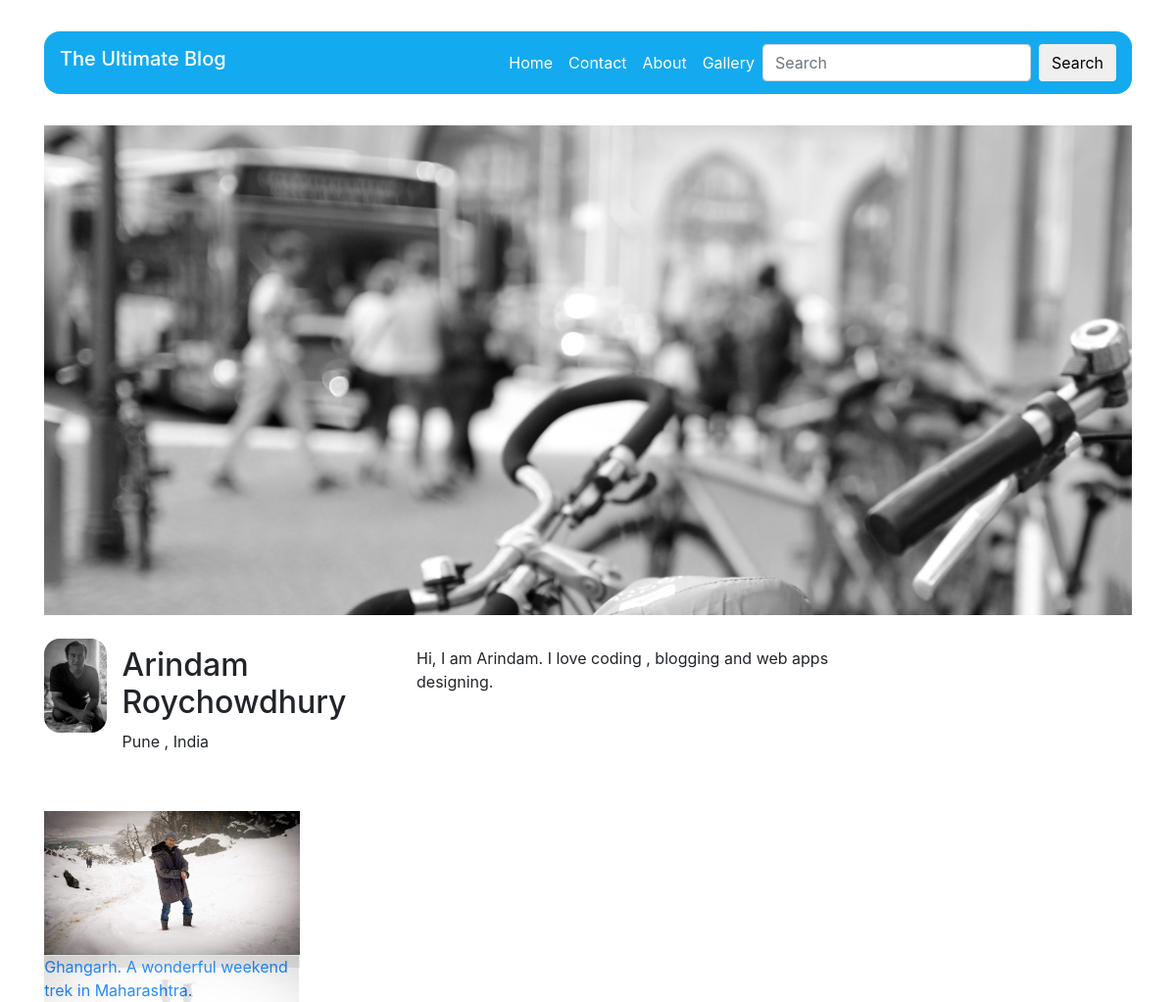
Before: / with the older database file.
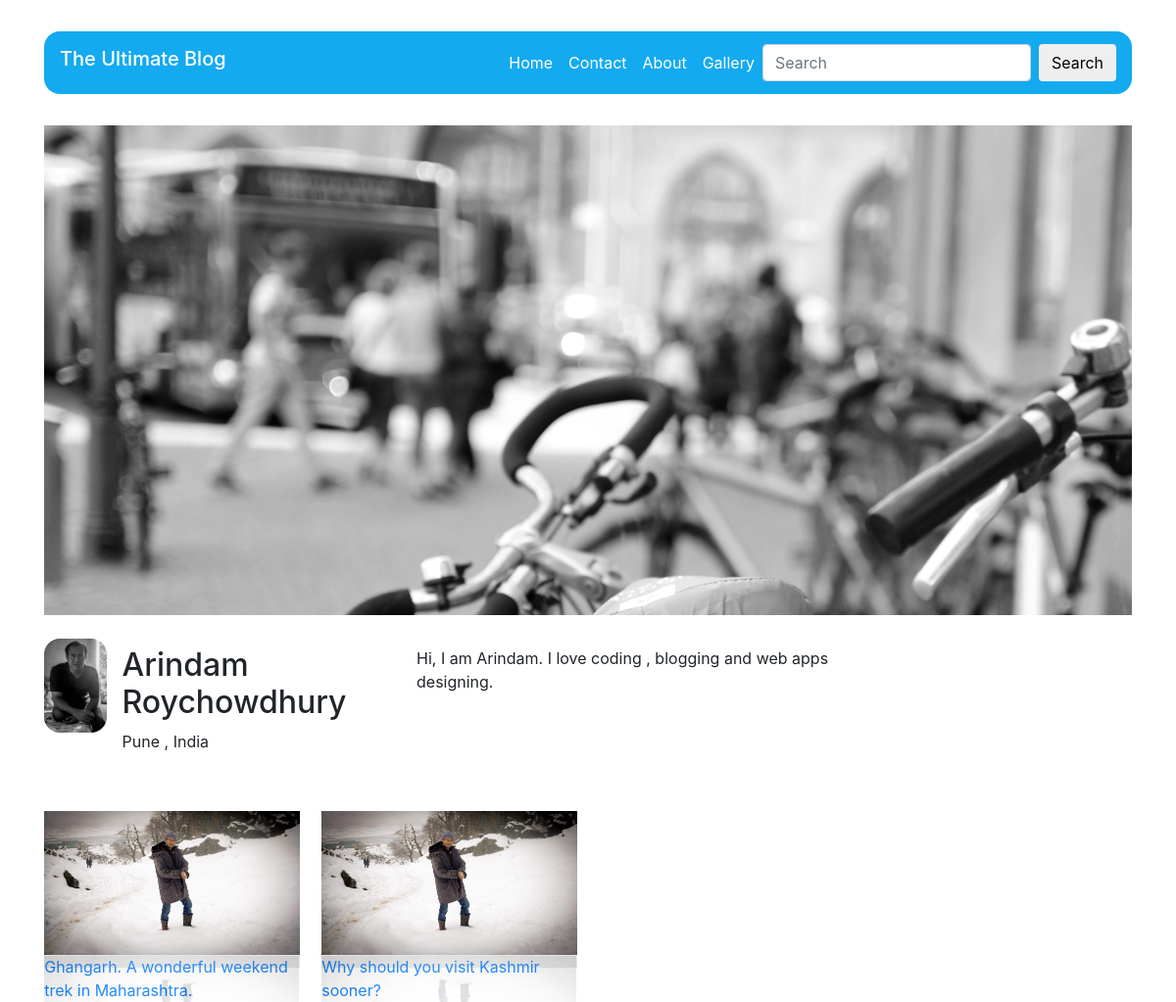
After: the same page with the newer database file.
### blog/models.py (models this page shows, shortened)
class Post(models.Model):
	author = models.ForeignKey('auth.User', on_delete=models.CASCADE)
	title = models.CharField(max_length=200)
	text = RichTextField()
	created_date = models.DateTimeField(default=timezone.now)
	published_date = models.DateTimeField(blank=True, null=True)
	published = models.BooleanField(default=False)
	likes = models.PositiveIntegerField(default=0)
	favourite = models.BooleanField(default=False)
	tags = models.ManyToManyField(Tag, blank=True)
	def __str__(self):
		return self.title

### blog/views.py (the view)
# urls.py: 2. Add a URL to urlpatterns:  url(r'^$', views.home, name='home')
def home(request):
    fav_posts = get_favourites()
    print fav_posts
    return render(request, 'blog/home_new.html', {'fav_posts':fav_posts})

### blog/views.py (called while the page is built)
def get_favourites():
    return models.Post.objects.filter(published=True, favourite=True)

### blog/templates/blog/home_new.html (shortened to what this page needs)
{% extends 'blog/base.html' %}
{% block content %}
	<section id="featured" class="carousel slide" data-ride="carousel">
		<div class="carousel-inner">
	        <div class="carousel-item active">
			    <img src="media/Ravensberg_germany.jpg">
		    </div>
		</div>
	</section>
	<section class="row">
		<div class="col-lg-4 profile-info">
			<img class="float-left" src="media/Profile_Me.jpg" alt="Me in Photo">
			<h2>Arindam Roychowdhury</h2>
			<p>Pune , India</p>
		</div>
		<div class="col-lg-5">
			<p>Hi, I am Arindam. I love coding , blogging and web apps designing.</p>
		</div>
	</section>
	<section class="gallery d-flex flex-wrap">
		{% for post in fav_posts %}
			<a href="{% url 'post_details' post.pk %}"><img src="media/Me_Kashmir.jpg">{{ post.title }}</a>
		{% endfor %}
	</section>
{% endblock %}

### blog/templates/blog/base.html (shortened to what this page needs)
{% load static %}
<html>
    <head>
        <link rel="stylesheet" href="//maxcdn.bootstrapcdn.com/bootstrap/4.0.0/css/bootstrap.min.css">
        <link rel="stylesheet" href="{% static 'css/style.css' %}">
    </head>
    <body background="#" id="webBody" >
    	<div class="container">
            <header class="navbar navbar-default navbar-expand-md">
                <h1 class="navbar-brand">The Ultimate Blog</h1>
                <nav class="collapse navbar-collapse justify-content-end" id="navbarPrimary">
                    <ul class ="navbar-nav">
                        <li class="nav-item">
                            <a class="nav-link" href="{% url 'home' %}">Home</a>
                        </li>
                        <li class="nav-item">
                            <a class="nav-link" href="#">Contact</a>
                        </li>
                        <li class="nav-item">
                            <a class="nav-link" href="#">About</a>
                        </li>
                        <li class="nav-item">
                            <a class="nav-link" href="#">Gallery</a>
                        </li>
                    </ul>
                </nav>
                <form id="searchform" class="form-inline my-2 my-lg-0" action="{% url 'post_search' %}" method="get">
                  <input id="searchbox" name="keyword" class="form-control mr-sm-2" type="search" placeholder="Search" aria-label="Search">
                  <button class="btn my-2 my-sm-0" type="submit" value='Search'>Search</button>
                </form>
            </header>
        	    	{% block content %}
			    	{% endblock %}
		</div>
    </body>
</html>

### blog/static/css/style.css (style rules this page uses)
header { margin: 2rem 0; }
.navbar-default { background-color: #14AAF0; border-color: #E7E7E7; color: #FFFFFF; border-radius: 1rem !important; }
.navbar-default .navbar-nav > li > a { color: #FFFFFF; }
#featured { margin-bottom:2rem; }
.carousel-item { height:500px; background: #90F; }
.profile-info img { max-width:6rem; max-height:6rem; border-radius:1rem; margin: -0.5rem 1rem 0 0; }
.gallery a { width:48%; margin: 1%; height: 10rem; background: #E7E7E7; display:block; }
.gallery img { max-width: 100%; max-height: 100%; -webkit-box-reflect: below 0px -webkit-gradient(linear, left top, left bottom, from(transparent), to(rgba(250, 250, 250, 0.2))); }
.gallery { margin:2rem -1% 0; }
@media all and (min-width: 576px) { .gallery a { width: 31.3%; } }
@media all and (min-width: 992px) { .gallery a { width: 31.3%; } }
@media all and (min-width: 576px) { .gallery a { width: 23%; } }

Changed rows visible on the page:
added Post: title "Why should you visit Kashmir sooner?"
